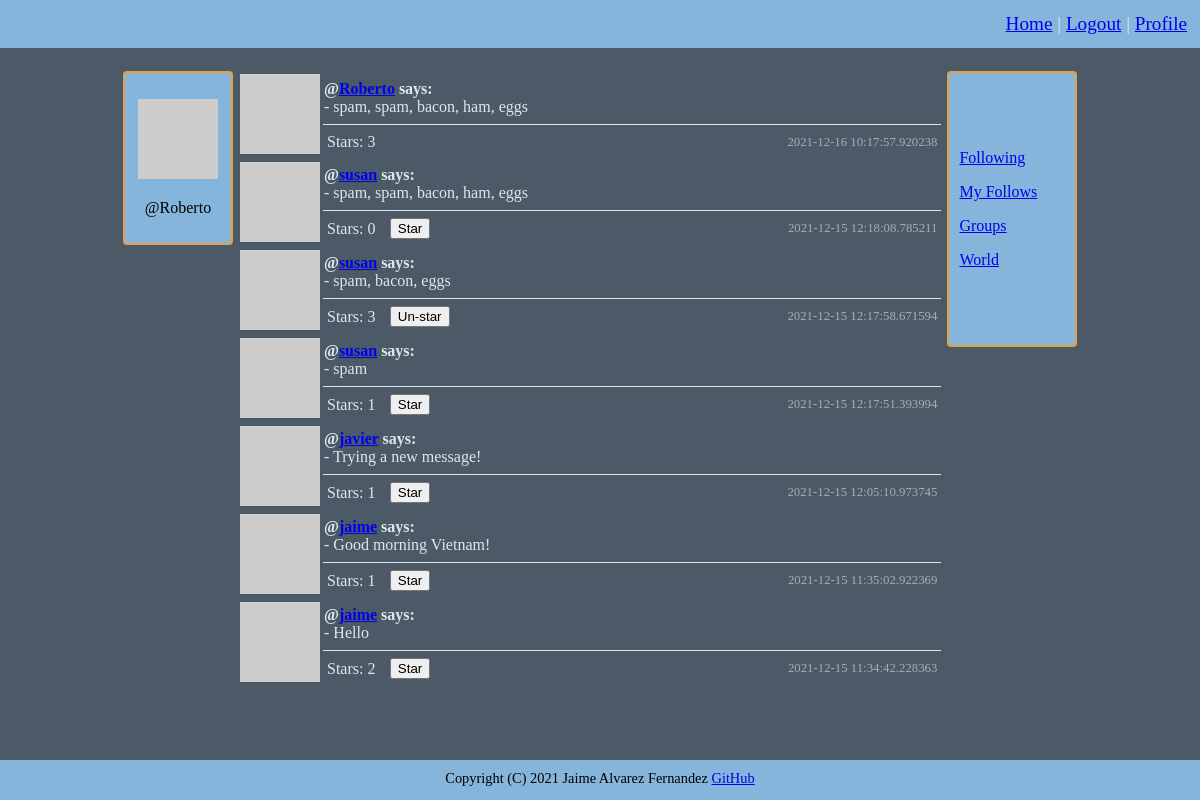
Screenshot of /follows (signed in) with the database file from the repository.
### connect/models.py (models this page shows, shortened)
class User(UserMixin, db.Model):
    id = db.Column(db.Integer, primary_key=True)
    username = db.Column(db.String(64), index=True, unique=True)
    email = db.Column(db.String(120), index=True, unique=True)
    nickname = db.Column(db.String(64))
    password = db.Column(db.String(128))
    about_me = db.Column(db.String(140))
    location = db.Column(db.String(64))
    website = db.Column(db.String(120))
    last_seen = db.Column(db.DateTime, default=datetime.datetime.utcnow)
    posts = db.relationship('Posts', backref='author', lazy='dynamic')
    friends = db.relationship('Friends', backref='anchor', lazy='dynamic')
    followed = db.relationship('User',
                               secondary=followers,
                               primaryjoin=(followers.c.follower_id == id),
                               secondaryjoin=(followers.c.followed_id == id),
                               backref=db.backref('followers', lazy='dynamic'), lazy='dynamic')
    starred = db.relationship('Posts',
                              secondary=stars,
                              backref=db.backref('awarded_stars', lazy='dynamic'), lazy='dynamic')
    def avatar(self, size):
        digest = md5(self.email.lower().encode('utf-8')).hexdigest()
        return f'https://www.gravatar.com/avatar/{digest}?d=identicon&s={size}'
    def followed_posts(self):
        posts_from_followed = Posts.query. \
            join(followers, (followers.c.followed_id == Posts.user_id)). \
            filter(followers.c.follower_id == self.id)
        posts_from_me = Posts.query.filter_by(user_id=self.id)
        return posts_from_followed.union(posts_from_me).order_by(Posts.timestamp.desc())
    def is_starred(self, post):
        return self.starred.filter(stars.c.post_id == post.id).count() > 0

class Posts(db.Model):
    id = db.Column(db.Integer, primary_key=True)
    body = db.Column(db.String(140))
    timestamp = db.Column(db.DateTime, index=True, default=datetime.datetime.utcnow)
    user_id = db.Column(db.Integer, db.ForeignKey('user.id'))

### connect/routing.py (the view)
@app.route('/follows')
@flask_login.login_required
def followed():
    empty_form = forms.EmptyForm()
    posts = flask_login.current_user.followed_posts().all()
    return flask.render_template('follows.html', title='Follows', posts=posts, e_form=empty_form)

### connect/forms.py
class EmptyForm(FlaskForm):
    submit = wtforms.SubmitField('Submit')

### connect/models.py (called while the page is built)
@login.user_loader
def load_user(user_id):
    return User.query.get(int(user_id))

### connect/routing.py (called while the page is built)
@app.before_request
def before_request():
    if flask_login.current_user.is_authenticated:
        flask_login.current_user.last_seen = datetime.datetime.utcnow()
        db.session.commit()

### connect/templates/follows.html
{% extends "general_template.html" %}
{% block content %}
    {% include '_posts.html' %}
{% endblock %}

### connect/templates/_profile.html (shortened to what this page needs)
{% if user and user != current_user %}
    <p>
        <img src="{{ user.avatar(128) }}">
    </p>
    <p>
        {% if user.nickname is not none %}
        {{ user.nickname }}<br>
        {% elif user.nickname == '' %}
        {% endif %}
        @{{ user.username }}
    </p>
    <p>
        {% if not current_user.is_following(user) %}
        <form method="post" action="{{ url_for('follow', username=user.username) }}">
            {{ e_form.hidden_tag() }}
            {{ e_form.submit(value='Follow') }}
        </form>
        {% else %}
        <form method="post" action="{{ url_for('unfollow', username=user.username) }}">
            {{ e_form.hidden_tag() }}
            {{ e_form.submit(value='Unfollow') }}
        </form>
        {% endif %}
    </p>
    <p class="justify_text">
        {% if user.about_me is not none %}
        {{ user.about_me }}
        {% elif user.about_me == '' %}
        {% endif %}
    </p>
    <p>
        {% if user.location is not none %}
        {{ user.location }}
        {% elif user.location == '' %}
        {% endif %}
    </p>
    <p>
        {% if user.website is not none %}
        <a href="{{ user.website }}">{{ user.website }}</a>
        {% elif user.website == '' %}
        {% endif %}
    </p>
{% else %}
    <p>
        <img src="{{ current_user.avatar(128) }}">
    </p>
    <p>
        @{{ current_user.username }}
    </p>
{% endif %}

### connect/templates/_posts.html (shortened to what this page needs)
<table width="100%">
    {% for post in posts %}
    <tr>
        <td width="60" rowspan="2" valign="top"><img src="{{ post.author.avatar(60) }}"></td>
        <td>
            <span class="bold">
                {% if post.author.nickname %}{{ post.author.nickname }}{% endif %}@<a href="{{ url_for('user_messages', username=post.author.username) }}">{{ post.author.username }}</a>
            says:<br></span>
            - {{ post.body }}
        </td>
    </tr>
    <tr>
        <td class="bottom_line">
            <table width="100%">
                <tr>
                    <td width="10%">Stars: {{ post.awarded_stars.count() }}</td>
                    <td>
                        {% if post.author.username != current_user.username %}
                            {% if not current_user.is_starred(post) %}
                            <form method="post" action="{{ url_for('star', post=post.id, url=request.endpoint) }}">
                                {{ e_form.submit(value='Star') }}
                            </form>
                            {% else %}
                            <form method="post" action="{{ url_for('un_star', post=post.id, url=request.endpoint) }}">
                                {{ e_form.submit(value='Un-star') }}
                            </form>
                            {% endif %}
                        {% endif %}
                    </td>
                    <td class="time">{{ post.timestamp }}</td>
                </tr>
            </table>
        </td>
    </tr>
    {% endfor %}
</table>

### connect/static/css/style.css (style rules this page uses)
body { font-family: Verdana; background: #4b5a66; color: #e1e6eb; min-height: 100vh; margin: 0; }
.bottom_line { border: solid; border-width: 1px 0 0px 0; }
.bold { font-weight: bold; }
.time { font-size:80%; text-align: right; opacity: 0.6; }
body { display:flex; flex-direction:column; }

### rows the page displays
User: username "Roberto"
Posts: author.username "Roberto", body "spam, spam, bacon, ham, eggs", awarded_stars.count "3", timestamp "2021-12-16 10:17:57.920238"
Posts: author.username "susan", body "spam, spam, bacon, ham, eggs", awarded_stars.count "0", timestamp "2021-12-15 12:18:08.785211"
Posts: author.username "susan", body "spam, bacon, eggs", awarded_stars.count "3", timestamp "2021-12-15 12:17:58.671594"
Posts: author.username "susan", body "spam", awarded_stars.count "1", timestamp "2021-12-15 12:17:51.393994"
Posts: author.username "javier", body "Trying a new message!", awarded_stars.count "1", timestamp "2021-12-15 12:05:10.973745"
Posts: author.username "jaime", body "Good morning Vietnam!", awarded_stars.count "1", timestamp "2021-12-15 11:35:02.922369"
Posts: author.username "jaime", body "Hello", awarded_stars.count "2", timestamp "2021-12-15 11:34:42.228363"
